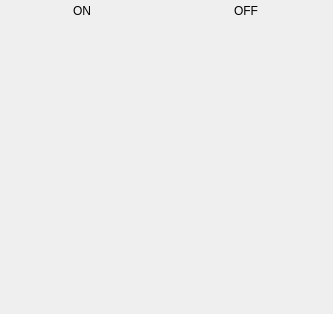
<?xml version="1.0" encoding="UTF-8"?>
<ui version="4.0">
 <class>titleview</class>
 <widget class="QWidget" name="titleview">
  <property name="windowModality">
   <enum>Qt::NonModal</enum>
  </property>
  <property name="geometry">
   <rect>
    <x>0</x>
    <y>0</y>
    <width>333</width>
    <height>314</height>
   </rect>
  </property>
  <widget class="QWidget" name="gridLayoutWidget">
   <property name="geometry">
    <rect>
     <x>0</x>
     <y>0</y>
     <width>328</width>
     <height>301</height>
    </rect>
   </property>
   <layout class="QGridLayout" name="gridLayout" rowstretch="0,4" columnstretch="0" rowminimumheight="0,4">
    <property name="margin">
     <number>0</number>
    </property>
    <property name="spacing">
     <number>0</number>
    </property>
    <item row="1" column="0">
     <layout class="QVBoxLayout" name="verticalLayout">
      <property name="spacing">
       <number>0</number>
      </property>
      <property name="sizeConstraint">
       <enum>QLayout::SetDefaultConstraint</enum>
      </property>
      <item>
       <widget class="QWidget" name="widget_display" native="true"/>
      </item>
     </layout>
    </item>
    <item row="0" column="0">
     <layout class="QVBoxLayout" name="verticalLayout_2">
      <property name="spacing">
       <number>0</number>
      </property>
      <property name="sizeConstraint">
       <enum>QLayout::SetDefaultConstraint</enum>
      </property>
      <property name="margin">
       <number>0</number>
      </property>
      <item>
       <layout class="QHBoxLayout" name="horizontalLayout" stretch="0">
        <property name="spacing">
         <number>0</number>
        </property>
        <property name="sizeConstraint">
         <enum>QLayout::SetDefaultConstraint</enum>
        </property>
        <item>
         <layout class="QHBoxLayout" name="horizontalLayout_2">
          <property name="spacing">
           <number>0</number>
          </property>
          <item>
           <widget class="QPushButton" name="pushButton_2">
            <property name="sizePolicy">
             <sizepolicy hsizetype="Expanding" vsizetype="Expanding">
              <horstretch>0</horstretch>
              <verstretch>0</verstretch>
             </sizepolicy>
            </property>
            <property name="minimumSize">
             <size>
              <width>0</width>
              <height>10</height>
             </size>
            </property>
            <property name="text">
             <string>ON</string>
            </property>
            <property name="iconSize">
             <size>
              <width>4</width>
              <height>4</height>
             </size>
            </property>
            <property name="flat">
             <bool>true</bool>
            </property>
           </widget>
          </item>
          <item>
           <widget class="QPushButton" name="pushButton">
            <property name="sizePolicy">
             <sizepolicy hsizetype="Expanding" vsizetype="Expanding">
              <horstretch>0</horstretch>
              <verstretch>0</verstretch>
             </sizepolicy>
            </property>
            <property name="minimumSize">
             <size>
              <width>0</width>
              <height>10</height>
             </size>
            </property>
            <property name="text">
             <string>OFF</string>
            </property>
            <property name="iconSize">
             <size>
              <width>4</width>
              <height>4</height>
             </size>
            </property>
            <property name="flat">
             <bool>true</bool>
            </property>
           </widget>
          </item>
         </layout>
        </item>
       </layout>
      </item>
     </layout>
    </item>
   </layout>
  </widget>
 </widget>
 <resources/>
 <connections>
  <connection>
   <sender>pushButton</sender>
   <signal>pressed()</signal>
   <receiver>titleview</receiver>
   <slot>showFullScreen()</slot>
   <hints>
    <hint type="sourcelabel">
     <x>286</x>
     <y>15</y>
    </hint>
    <hint type="destinationlabel">
     <x>166</x>
     <y>156</y>
    </hint>
   </hints>
  </connection>
 </connections>
</ui>
